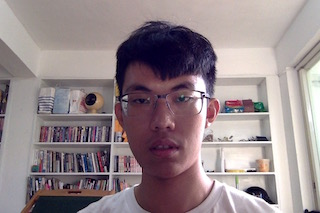
//> input picture DIP_HW1/test.jpg, 320 x 213 px
$ ./main test.jpg out.png   (built with g++ and OpenCV 4)
//> lines starting //> are read from the running program, lines starting //| are printed output that depends on the picture
//
//  main.cpp
//  Practice
//
//  Created by 王瀚磊 on 2016/7/16.
//  Copyright © 2016年 王瀚磊. All rights reserved.
//

#include <opencv.hpp>
#include <highgui.hpp>
#include <iostream>
#include <math.h>
#include <stdlib.h>
#include <string>


using namespace cv;
using namespace std;

void bilinearInterpolation(Mat src, Mat &dst, float resize_ratio);
void bicubicInterpolation(Mat src, Mat &dst, float resize_ratio);
Vec3f cubicInterpolation(Vec3f p[4], float dx);

string output_path;

 // ./Pratice [input_image_absolute_path] [output_imag_absolute_path]

int main(int argc, char** argv)
{
    Mat src,dst;
    output_path = argv[2];
    src = imread(argv[1],CV_LOAD_IMAGE_COLOR);
//> src is the input picture: 213 rows x 320 cols, CV_8UC3; mean B, G, R 138.3, 134.7, 148.6

    bilinearInterpolation(src, dst, 0.3);
    bilinearInterpolation(src, dst, 3);
    bilinearInterpolation(src, dst, 18);

    bicubicInterpolation(src, dst, 0.3);
    bicubicInterpolation(src, dst, 3);
    bicubicInterpolation(src, dst, 18);


    return 0;
}

void  bilinearInterpolation(Mat src, Mat &dst, float resize_ratio){
//> called with resize_ratio = 0.3
    dst = Mat::zeros(ceil(src.rows*resize_ratio),ceil(src.cols*resize_ratio),CV_8UC3);
    for(int i=0;i<dst.rows;i++){
        for(int j=0;j<dst.cols;j++){
            float px = (float)i/(float)resize_ratio;//src對應x座標
            float py = (float)j/(float)resize_ratio;//src對應y座標
            int x = floor(px); //左上角x
            int y = floor(py); //左上角y
            float dx = px-floor(px);
            float dy = py-floor(py);


            //BGR
            dst.at<Vec3b>(i,j) = src.at<Vec3b>(x,y)*(1-dx)*(1-dy) +
                                    src.at<Vec3b>(min(x+1,src.rows-1), y)*dx*(1-dy) +
                                    src.at<Vec3b>(x, min(y+1,src.cols-1))*(1-dx)*dy +
                                    src.at<Vec3b>(min(x+1,src.rows-1), min(y+1,src.cols-1))*dx*dy;

        }
    }
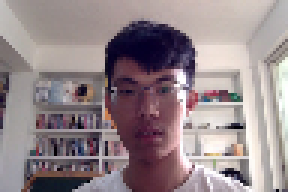
//> dst: 64 rows x 96 cols, CV_8UC3 (shown 3 times larger); mean B, G, R 138.3, 134.8, 148.7
//> call 2 of bilinearInterpolation, with resize_ratio = 3
//> after the loop in bilinearInterpolation (call 2), `for(int i=0;i<dst.rows;i++)`:
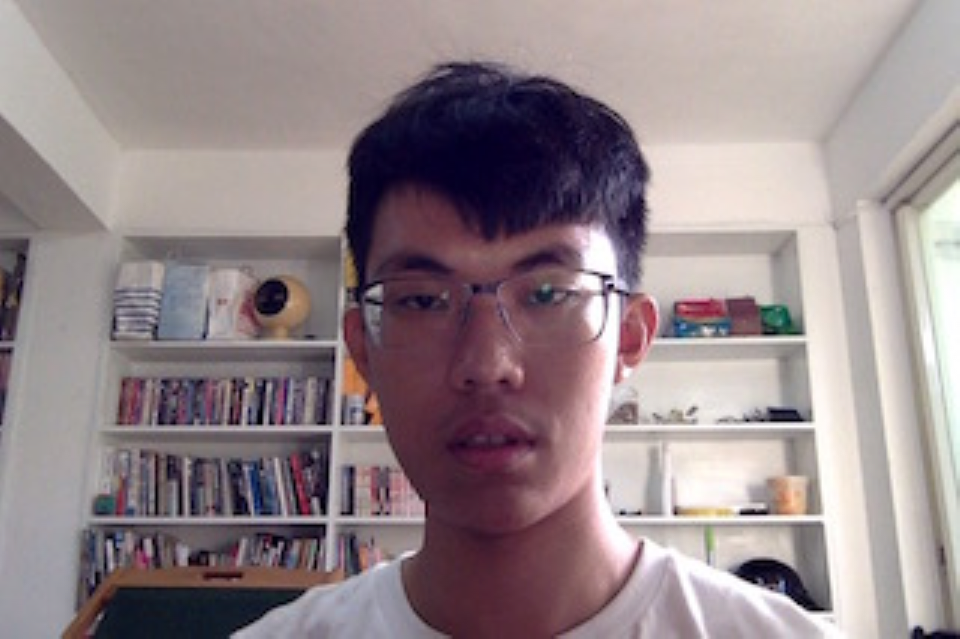
//> dst: 639 rows x 960 cols, CV_8UC3; mean B, G, R 138.3, 134.7, 148.6

    cv::imwrite(output_path+"bilinear" +to_string(resize_ratio)+".jpg",dst);

}

void bicubicInterpolation(Mat src, Mat &dst, float resize_ratio){
//> called with resize_ratio = 0.3
    src.convertTo(src, CV_32FC3);
//> src: 213 rows x 320 cols, CV_32FC3
    dst = Mat::zeros(ceil(src.rows*resize_ratio),ceil(src.cols*resize_ratio),CV_32FC3);
    for(int i=0;i<dst.rows;i++){
        for(int j=0;j<dst.cols;j++){
            float px = (float)i/(float)resize_ratio;//src對應x座標
            float py = (float)j/(float)resize_ratio;//src對應y座標
            int x = floor(px); //左上角x
            int y = floor(py); //左上角y
            float dx = px-floor(px);
            float dy = py-floor(py);


            Vec3f vec3f0[4] = {
                src.at<Vec3f>((int)max(x-1,0),(int)max(y-1,0)),
                src.at<Vec3f>((int)max(x-1,0),(int)y),
                src.at<Vec3f>((int)max(x-1,0),(int)min(y+1,src.cols-1)),
                src.at<Vec3f>((int)max(x-1,0),(int)min(y+2,src.cols-1))
                };

            Vec3f vec3f1[4] = {
                src.at<Vec3f>((int)x,(int)max(y-1,0)),
                src.at<Vec3f>((int)x,(int)y),
                src.at<Vec3f>((int)x,(int)min(y+1,src.cols-1)),
                src.at<Vec3f>((int)x,(int)min(y+2,src.cols-1))
                };

            Vec3f vec3f2[4] = {
                src.at<Vec3f>((int)min(x+1,src.rows-1),(int)max(y-1,0)),
                src.at<Vec3f>((int)min(x+1,src.rows-1),(int)y),
                src.at<Vec3f>((int)min(x+1,src.rows-1),(int)min(y+1,src.cols-1)),
                src.at<Vec3f>((int)min(x+1,src.rows-1),(int)min(y+2,src.cols-1))
                };

            Vec3f vec3f3[4] = {
                src.at<Vec3f>((int)min(x+2,src.rows-1),(int)max(y-1,0)),
                src.at<Vec3f>((int)min(x+2,src.rows-1),(int)y),
                src.at<Vec3f>((int)min(x+2,src.rows-1),(int)min(y+1,src.cols-1)),
                src.at<Vec3f>((int)min(x+2,src.rows-1),(int)min(y+2,src.cols-1))
                };


            Vec3f vec3fY[4] = {cubicInterpolation(vec3f0,dy),cubicInterpolation(vec3f1,dy),cubicInterpolation(vec3f2,dy),cubicInterpolation(vec3f3,dy)};

            dst.at<Vec3f>(i,j) = cubicInterpolation(vec3fY, dx);

        }
    }
//> dst: 64 rows x 96 cols, CV_32FC3
    dst.convertTo(dst, CV_8UC3);
//> dst: 64 rows x 96 cols, CV_8UC3
//> call 2 of bicubicInterpolation, with resize_ratio = 3
//> after the loop in bicubicInterpolation (call 2), `for(int i=0;i<dst.rows;i++)`:
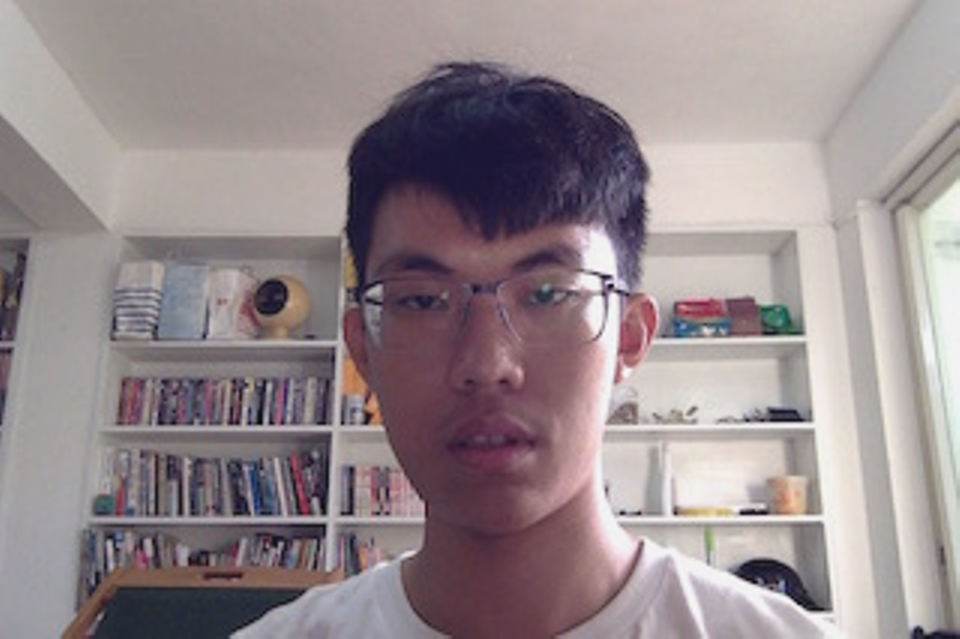
//> dst: 639 rows x 960 cols, CV_32FC3; mean B, G, R 138.3, 134.7, 148.6; drawn with min black and max white

    cv::imwrite(output_path+"bicubic" +to_string(resize_ratio)+".jpg",dst);


}

Vec3f cubicInterpolation(Vec3f p[4], float dx){
    return p[1] + 0.5 * dx*(p[2] - p[0] + dx*(2.0*p[0] - 5.0*p[1] + 4.0*p[2] - p[3] + dx*(3.0*(p[1] - p[2]) + p[3] - p[0])));
}
